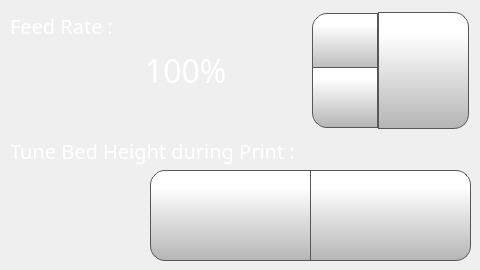
      <widget class="QWidget" name="feedRateTab">
       <attribute name="icon">
        <iconset>
         <normaloff>templates/img/FeedRate.png</normaloff>
         <normalon>templates/img/FeedRate_Selected.png</normalon>templates/img/FeedRate.png</iconset>
       </attribute>
       <attribute name="title">
        <string/>
       </attribute>
       <widget class="QLabel" name="feedRateLabelControlPage">
        <property name="geometry">
         <rect>
          <x>10</x>
          <y>10</y>
          <width>181</width>
          <height>31</height>
         </rect>
        </property>
        <property name="font">
         <font>
          <family>Gotham Light</family>
          <pointsize>15</pointsize>
          <weight>50</weight>
          <bold>false</bold>
         </font>
        </property>
        <property name="styleSheet">
         <string notr="true">color: rgb(255, 255, 255);
background-color: rgba(255, 255, 255, 0);</string>
        </property>
        <property name="text">
         <string>Feed Rate :</string>
        </property>
       </widget>
       <widget class="QSpinBox" name="feedRateSpinBox">
        <property name="geometry">
         <rect>
          <x>140</x>
          <y>10</y>
          <width>241</width>
          <height>121</height>
         </rect>
        </property>
        <property name="font">
         <font>
          <family>Gotham</family>
          <pointsize>24</pointsize>
         </font>
        </property>
        <property name="styleSheet">
         <string notr="true">QSpinBox {
    padding-right: 5px; /* make room for the arrows */
	color: rgb(255, 255, 255);
	background-color: rgba(255, 255, 255, 0);
   
}
QSpinBox ::text:selected {
	background-color: rgb(255, 146, 57);
   
}
QSpinBox::up-button {
     border: 1px solid rgb(87, 87, 87);

border-top-left-radius: 15px;
	background-color: qlineargradient(spread:pad, x1:0, y1:1, x2:0, y2:0.188, stop:0 rgba(180, 180, 180, 255), stop:1 rgba(255, 255, 255, 255));
    width: 60px;
     height: 55px;
    padding: 2px;
}

QSpinBox::up-arrow { 
image: url(./templates/img/arrows.png);
    width: 40px;
     height: 40px;
padding: 5px;
}



QSpinBox::up-button:pressed {
    background-color: qlineargradient(x1: 0, y1: 0, x2: 0, y2: 1,
                                      stop: 0 #dadbde, stop: 1 #f6f7fa);
}


QSpinBox::down-button {
     border: 1px solid rgb(87, 87, 87);
border-bottom-left-radius: 15px;
	background-color: qlineargradient(spread:pad, x1:0, y1:1, x2:0, y2:0.188, stop:0 rgba(180, 180, 180, 255), stop:1 rgba(255, 255, 255, 255));
    width: 60px;
     height: 55px;
    padding: 2px;
}

QSpinBox::down-arrow { 
image: url(./templates/img/arrows-5.png);
    width: 40px;
    height: 40px;
padding: 5px;
}

QSpinBox::down-button:pressed {
    background-color: qlineargradient(x1: 0, y1: 0, x2: 0, y2: 1,
                                      stop: 0 #dadbde, stop: 1 #f6f7fa);

}

</string>
        </property>
        <property name="frame">
         <bool>false</bool>
        </property>
        <property name="readOnly">
         <bool>false</bool>
        </property>
        <property name="buttonSymbols">
         <enum>QAbstractSpinBox::UpDownArrows</enum>
        </property>
        <property name="accelerated">
         <bool>true</bool>
        </property>
        <property name="suffix">
         <string>%</string>
        </property>
        <property name="minimum">
         <number>50</number>
        </property>
        <property name="maximum">
         <number>200</number>
        </property>
        <property name="singleStep">
         <number>1</number>
        </property>
        <property name="value">
         <number>100</number>
        </property>
       </widget>
       <widget class="QPushButton" name="setFeedRateButton">
        <property name="geometry">
         <rect>
          <x>378</x>
          <y>12</y>
          <width>91</width>
          <height>117</height>
         </rect>
        </property>
        <property name="font">
         <font>
          <family>Gotham</family>
          <pointsize>13</pointsize>
         </font>
        </property>
        <property name="styleSheet">
         <string notr="true">QPushButton {
     border: 1px solid rgb(87, 87, 87);
	background-color: qlineargradient(spread:pad, x1:0, y1:1, x2:0, y2:0.188, stop:0 rgba(180, 180, 180, 255), stop:1 rgba(255, 255, 255, 255));
border-top-right-radius: 15px;
border-bottom-right-radius: 15px;

}

QPushButton:pressed {
    background-color: qlineargradient(x1: 0, y1: 0, x2: 0, y2: 1,
                                      stop: 0 #dadbde, stop: 1 #f6f7fa);
}

QPushButton:flat {
    border: none; /* no border for a flat push button */
}

QPushButton:default {
    border-color: navy; /* make the default button prominent */
}

QPushButton:focus {
	outline: none;
}</string>
        </property>
        <property name="text">
         <string/>
        </property>
        <property name="icon">
         <iconset>
          <normaloff>templates/img/verification-mark.png</normaloff>templates/img/verification-mark.png</iconset>
        </property>
        <property name="iconSize">
         <size>
          <width>50</width>
          <height>50</height>
         </size>
        </property>
       </widget>
       <widget class="QPushButton" name="moveZMBabyStep">
        <property name="geometry">
         <rect>
          <x>310</x>
          <y>170</y>
          <width>161</width>
          <height>91</height>
         </rect>
        </property>
        <property name="minimumSize">
         <size>
          <width>0</width>
          <height>0</height>
         </size>
        </property>
        <property name="font">
         <font>
          <family>Gotham</family>
          <pointsize>15</pointsize>
         </font>
        </property>
        <property name="styleSheet">
         <string notr="true">QPushButton {
     border: 1px solid rgb(87, 87, 87);

	background-color: qlineargradient(spread:pad, x1:0, y1:1, x2:0, y2:0.188, stop:0 rgba(180, 180, 180, 255), stop:1 rgba(255, 255, 255, 255));
	border-bottom-right-radius: 15px;
	border-top-right-radius: 15px;
}

QPushButton:pressed {
    background-color: qlineargradient(x1: 0, y1: 0, x2: 0, y2: 1,
                                      stop: 0 #dadbde, stop: 1 #f6f7fa);
}

QPushButton:flat {
    border: none; /* no border for a flat push button */
}

QPushButton:default {
    border-color: navy; /* make the default button prominent */
}

QPushButton:focus {
	outline: none;
}</string>
        </property>
        <property name="text">
         <string/>
        </property>
        <property name="icon">
         <iconset>
          <normaloff>templates/img/arrows.png</normaloff>templates/img/arrows.png</iconset>
        </property>
        <property name="iconSize">
         <size>
          <width>40</width>
          <height>40</height>
         </size>
        </property>
        <property name="checkable">
         <bool>false</bool>
        </property>
        <property name="autoDefault">
         <bool>false</bool>
        </property>
        <property name="default">
         <bool>false</bool>
        </property>
        <property name="flat">
         <bool>false</bool>
        </property>
       </widget>
       <widget class="QPushButton" name="moveZPBabyStep">
        <property name="geometry">
         <rect>
          <x>150</x>
          <y>170</y>
          <width>161</width>
          <height>91</height>
         </rect>
        </property>
        <property name="minimumSize">
         <size>
          <width>0</width>
          <height>0</height>
         </size>
        </property>
        <property name="font">
         <font>
          <family>Gotham</family>
          <pointsize>15</pointsize>
         </font>
        </property>
        <property name="styleSheet">
         <string notr="true">QPushButton {
     border: 1px solid rgb(87, 87, 87);

	background-color: qlineargradient(spread:pad, x1:0, y1:1, x2:0, y2:0.188, stop:0 rgba(180, 180, 180, 255), stop:1 rgba(255, 255, 255, 255));
	border-bottom-left-radius: 15px;
	border-top-left-radius: 15px;
}

QPushButton:pressed {
    background-color: qlineargradient(x1: 0, y1: 0, x2: 0, y2: 1,
                                      stop: 0 #dadbde, stop: 1 #f6f7fa);
}

QPushButton:flat {
    border: none; /* no border for a flat push button */
}

QPushButton:default {
    border-color: navy; /* make the default button prominent */
}

QPushButton:focus {
	outline: none;
}</string>
        </property>
        <property name="text">
         <string/>
        </property>
        <property name="icon">
         <iconset>
          <normaloff>templates/img/arrows-5.png</normaloff>templates/img/arrows-5.png</iconset>
        </property>
        <property name="iconSize">
         <size>
          <width>40</width>
          <height>40</height>
         </size>
        </property>
        <property name="checkable">
         <bool>false</bool>
        </property>
        <property name="autoDefault">
         <bool>false</bool>
        </property>
        <property name="default">
         <bool>false</bool>
        </property>
        <property name="flat">
         <bool>false</bool>
        </property>
       </widget>
       <widget class="QLabel" name="flowRateLabelControlPage_5">
        <property name="geometry">
         <rect>
          <x>10</x>
          <y>135</y>
          <width>421</width>
          <height>31</height>
         </rect>
        </property>
        <property name="font">
         <font>
          <family>Gotham Light</family>
          <pointsize>15</pointsize>
          <weight>50</weight>
          <bold>false</bold>
         </font>
        </property>
        <property name="styleSheet">
         <string notr="true">color: rgb(255, 255, 255);
background-color: rgba(255, 255, 255, 0);</string>
        </property>
        <property name="text">
         <string>Tune Bed Height during Print :</string>
        </property>
       </widget>
       <zorder>feedRateSpinBox</zorder>
       <zorder>feedRateLabelControlPage</zorder>
       <zorder>setFeedRateButton</zorder>
       <zorder>moveZMBabyStep</zorder>
       <zorder>moveZPBabyStep</zorder>
       <zorder>flowRateLabelControlPage_5</zorder>
      </widget>
